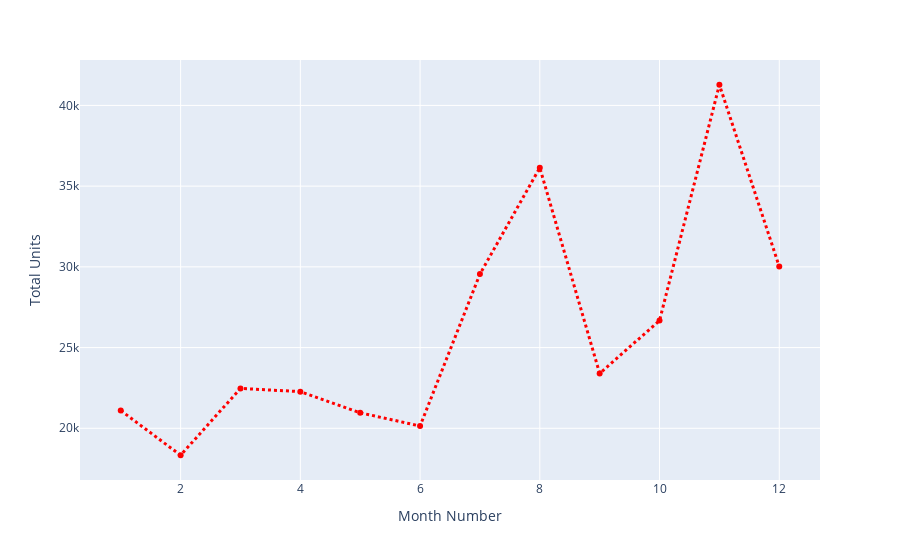

Notebook source saved alongside this figure:
### Code cell
fig = px.line(df, x="month_number", y="total_units",labels={"month_number":"Month Number","total_units":"Total Units"},markers=True)
fig.update_traces(patch={"line": {"color": "red", "width": 3,"dash": 'dot'}})
fig.show()

### Figure 1 — Plotly figure (JSON) as saved in the notebook; plotly's stock layout.template omitted (floating-point values rounded to 4 significant figures)
{"data": [{"hovertemplate": "Month Number=%{x}<br>Total Units=%{y}<extra></extra>", "legendgroup": "", "line": {"color": "red", "dash": "dot", "width": 3}, "marker": {"symbol": "circle"}, "mode": "markers+lines", "name": "", "orientation": "v", "showlegend": false, "type": "scatter", "x": [1, 2, 3, 4, 5, 6, 7, 8, 9, 10, 11, 12], "xaxis": "x", "y": [21100, 18330, 22470, 22270, 20960, 20140, 29550, 36140, 23400, 26670, 41280, 30020], "yaxis": "y"}], "layout": {"legend": {"tracegroupgap": 0}, "margin": {"t": 60}, "xaxis": {"anchor": "y", "domain": [0, 1], "title": {"text": "Month Number"}}, "yaxis": {"anchor": "x", "domain": [0, 1], "title": {"text": "Total Units"}}}}
